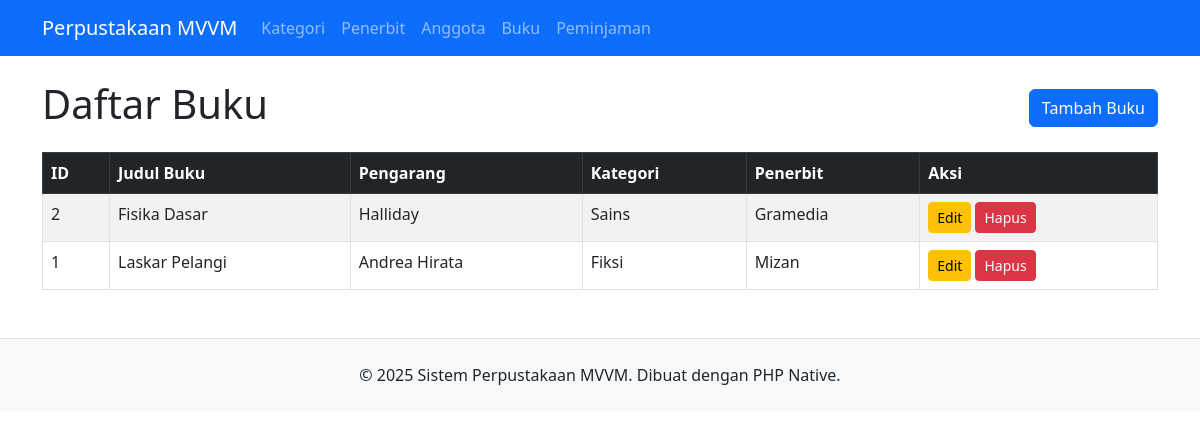
/index.php?page=buku, run on the app's committed database.
### tables this page shows
CREATE TABLE `buku` (
  `id_buku` int(11) NOT NULL,
  `judul_buku` varchar(200) NOT NULL,
  `pengarang` varchar(100) DEFAULT NULL,
  `id_kategori` int(11) DEFAULT NULL,
  `id_penerbit` int(11) DEFAULT NULL
);

CREATE TABLE `kategori` (
  `id_kategori` int(11) NOT NULL,
  `nama_kategori` varchar(100) NOT NULL
);

CREATE TABLE `penerbit` (
  `id_penerbit` int(11) NOT NULL,
  `nama_penerbit` varchar(100) NOT NULL,
  `kota_penerbit` varchar(100) DEFAULT NULL
);

### viewmodels/BukuViewModel.php (called while the page is built, shortened)
<?php
require_once 'models/Buku.php';
class BukuViewModel {
    private $model;
    public function __construct() {
        $database = new Database();
        $db = $database->getConnection();
        $this->model = new Buku($db);
    }
    public function viewList() {
        return $this->model->read();
    }
}
?>

### models/Buku.php (called while the page is built, shortened)
<?php
class Buku {
    private $conn;
    private $table_name = "buku";
    public function __construct($db) {
        $this->conn = $db;
    }
    public function read() {
        $query = "SELECT b.id_buku, b.judul_buku, b.pengarang, b.id_kategori, b.id_penerbit,
                         k.nama_kategori, p.nama_penerbit
                  FROM " . $this->table_name . " b
                  LEFT JOIN kategori k ON b.id_kategori = k.id_kategori
                  LEFT JOIN penerbit p ON b.id_penerbit = p.id_penerbit
                  ORDER BY b.id_buku DESC";
        $stmt = $this->conn->prepare($query);
        $stmt->execute();
        return $stmt;
    }
}
?>

### views/buku_list.php (the view)
<?php
require_once 'viewmodels/BukuViewModel.php';
$viewModel = new BukuViewModel();
$rows = $viewModel->viewList();
?>
<div class="mb-3 d-flex justify-content-between align-items-center">
    <h1>Daftar Buku</h1>
    <a href="index.php?page=buku_form" class="btn btn-primary">Tambah Buku</a>
</div>
<table class="table table-bordered table-striped">
    <thead class="table-dark">
        <tr>
            <th>ID</th>
            <th>Judul Buku</th>
            <th>Pengarang</th>
            <th>Kategori</th>
            <th>Penerbit</th>
            <th>Aksi</th>
        </tr>
    </thead>
    <tbody>
        <?php while ($row = $rows->fetch(PDO::FETCH_ASSOC)): ?>
        <tr>
            <td><?= $row['id_buku'] ?></td>
            <td><?= $row['judul_buku'] ?></td>
            <td><?= $row['pengarang'] ?></td>
            <td><?= $row['nama_kategori'] ?></td> <td><?= $row['nama_penerbit'] ?></td> <td>
                <a href="index.php?page=buku_form&id=<?= $row['id_buku'] ?>" class="btn btn-sm btn-warning">Edit</a>
                <a href="index.php?page=buku_delete&id=<?= $row['id_buku'] ?>" class="btn btn-sm btn-danger" onclick="return confirm('Yakin hapus?')">Hapus</a>
            </td>
        </tr>
        <?php endwhile; ?>
    </tbody>
</table>

### views/template/header.php (shortened to what this page needs)
<!DOCTYPE html>
<html lang="id">
<head>
    <link href="https://cdn.jsdelivr.net/npm/bootstrap@5.3.0/dist/css/bootstrap.min.css" rel="stylesheet">
</head>
<body>
<nav class="mb-4 navbar navbar-expand-lg navbar-dark bg-primary">
  <div class="container">
    <a class="navbar-brand" href="index.php">Perpustakaan MVVM</a>
    <div class="collapse navbar-collapse" id="navbarNav">
      <ul class="navbar-nav">
        <li class="nav-item"><a class="nav-link" href="index.php?page=kategori">Kategori</a></li>
        <li class="nav-item"><a class="nav-link" href="index.php?page=penerbit">Penerbit</a></li>
        <li class="nav-item"><a class="nav-link" href="index.php?page=anggota">Anggota</a></li>
        <li class="nav-item"><a class="nav-link" href="index.php?page=buku">Buku</a></li>
        <li class="nav-item"><a class="nav-link" href="index.php?page=peminjaman">Peminjaman</a></li>
      </ul>
    </div>
  </div>
</nav>
<div class="container">

### index.php (shortened to what this page needs)
<?php
$page = $_GET['page'] ?? 'home';
include 'views/template/header.php';
switch ($page) {
        ?>
        <?php
    case 'buku':          include 'views/buku_list.php'; break;
}
include 'views/template/footer.php';
?>

### views/template/footer.php (shortened to what this page needs)
</div> <footer class="py-4 mt-5 text-center bg-light border-top">
    <p class="mb-0">© 2025 Sistem Perpustakaan MVVM. Dibuat dengan PHP Native.</p>
</footer>
</body>
</html>

### data on the page
buku: id_buku "2", judul_buku "Fisika Dasar", pengarang "Halliday", id_kategori.nama_kategori "Sains", id_penerbit.nama_penerbit "Gramedia"
buku: id_buku "1", judul_buku "Laskar Pelangi", pengarang "Andrea Hirata", id_kategori.nama_kategori "Fiksi", id_penerbit.nama_penerbit "Mizan"
